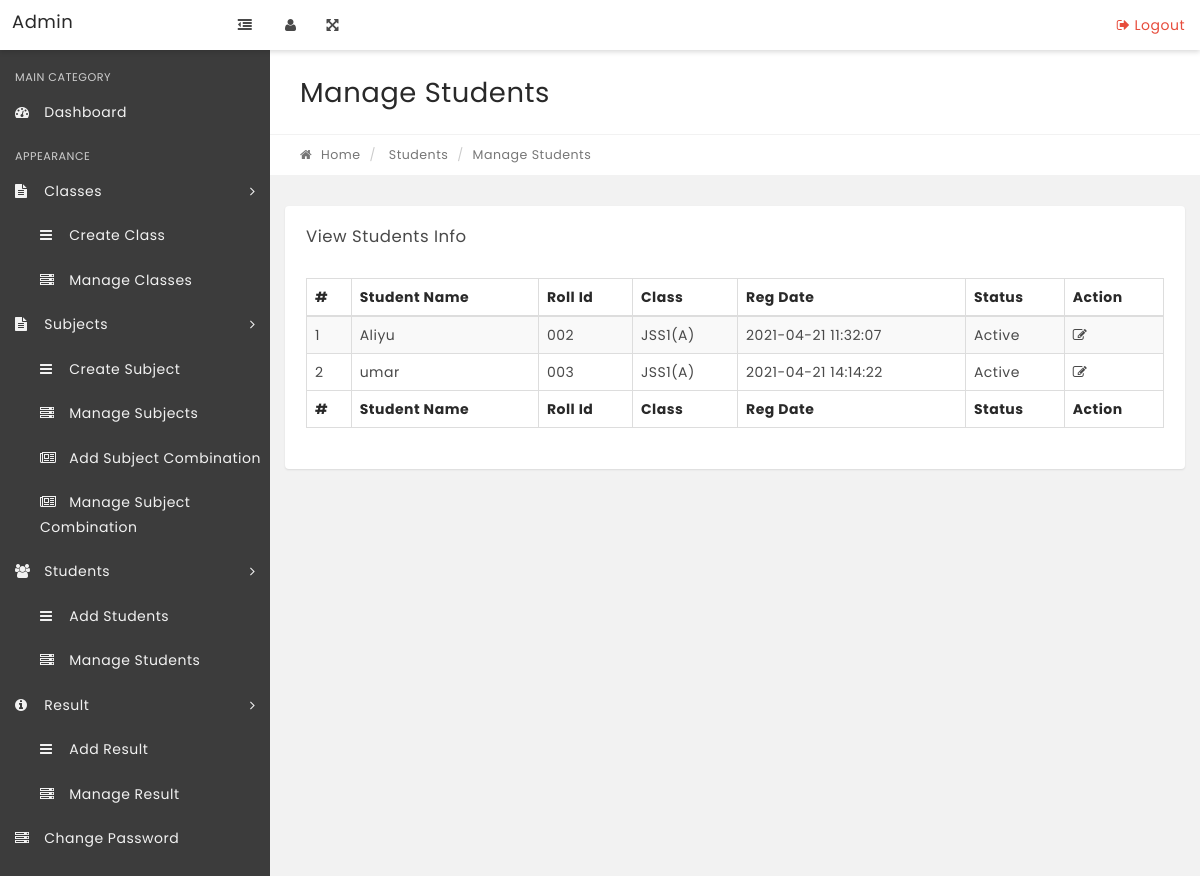
/manage-students.php, run on the app's committed database.
### tables this page shows
CREATE TABLE IF NOT EXISTS `tblstudents` (
  `StudentId` int(11) NOT NULL AUTO_INCREMENT,
  `StudentName` varchar(100) NOT NULL,
  `LastName` varchar(30) NOT NULL,
  `RollId` varchar(100) NOT NULL,
  `StudentEmail` varchar(100) NOT NULL,
  `Gender` varchar(10) NOT NULL,
  `DOB` varchar(100) NOT NULL,
  `ClassId` int(11) NOT NULL,
  `SectionName` varchar(30) NOT NULL,
  `RegDate` timestamp NOT NULL DEFAULT CURRENT_TIMESTAMP,
  `UpdationDate` timestamp NULL DEFAULT NULL ON UPDATE CURRENT_TIMESTAMP,
  `Status` int(1) NOT NULL,
  `FName` varchar(30) NOT NULL,
  `Address` varchar(255) NOT NULL,
  `PHONE` varchar(30) NOT NULL,
  `Occopation` varchar(30) NOT NULL,
  `Studentimage_url` text NOT NULL,
  `StateOrigin` varchar(30) NOT NULL,
  `LocalGA` varchar(30) NOT NULL,
  PRIMARY KEY (`StudentId`)
);

CREATE TABLE IF NOT EXISTS `tblclasses` (
  `id` int(11) NOT NULL AUTO_INCREMENT,
  `ClassName` varchar(80) DEFAULT NULL,
  `ClassNameNumeric` int(4) NOT NULL,
  `Section` varchar(5) NOT NULL,
  `CreationDate` timestamp NOT NULL DEFAULT CURRENT_TIMESTAMP,
  `UpdationDate` timestamp NOT NULL DEFAULT '0000-00-00 00:00:00' ON UPDATE CURRENT_TIMESTAMP,
  PRIMARY KEY (`id`)
);

### manage-students.php (the view, shortened to what this page needs)
<?php
include('includes/config.php');
if(strlen($_SESSION['alogin'])=="")
    {
    header("Location: index.php");
    }
    else{
?>
<!DOCTYPE html>
<html lang="en">
    <head>
        <link rel="stylesheet" href="css/bootstrap.min.css" media="screen" >
        <link rel="stylesheet" href="css/font-awesome.min.css" media="screen" >
        <link rel="stylesheet" href="css/animate-css/animate.min.css" media="screen" >
        <link rel="stylesheet" href="css/lobipanel/lobipanel.min.css" media="screen" >
        <link rel="stylesheet" href="css/prism/prism.css" media="screen" >
        <link rel="stylesheet" type="text/css" href="js/DataTables/datatables.min.css"/>
        <link rel="stylesheet" href="css/main.css" media="screen" >
    </head>
    <body class="top-navbar-fixed">
        <div class="main-wrapper">
   <?php include('includes/topbar.php');?>
            <div class="content-wrapper">
                <div class="content-container">
<?php include('includes/leftbar.php');?>
                    <div class="main-page">
                        <div class="container-fluid">
                            <div class="row page-title-div">
                                <div class="col-md-6">
                                    <h2 class="title">Manage Students</h2>
                                </div>
                            </div>
                            <div class="row breadcrumb-div">
                                <div class="col-md-6">
                                    <ul class="breadcrumb">
            							<li><a href="dashboard.php"><i class="fa fa-home"></i> Home</a></li>
                                        <li> Students</li>
            							<li class="active">Manage Students</li>
            						</ul>
                                </div>
                            </div>
                        </div>
                        <section class="section">
                            <div class="container-fluid">
                                <div class="row">
                                    <div class="col-md-12">
                                        <div class="panel">
                                            <div class="panel-heading">
                                                <div class="panel-title">
                                                    <h5>View Students Info</h5>
                                                </div>
                                            </div>
                                            <div class="panel-body p-20">
                                                <table id="example" class="display table table-striped table-bordered" cellspacing="0" width="100%">
                                                    <thead>
                                                        <tr>
                                                            <th>#</th>
                                                            <th>Student Name</th>
                                                            <th>Roll Id</th>
                                                            <th>Class</th>
                                                            <th>Reg Date</th>
                                                            <th>Status</th>
                                                            <th>Action</th>
                                                        </tr>
                                                    </thead>
                                                    <tfoot>
                                                        <tr>
                                                          <th>#</th>
                                                            <th>Student Name</th>
                                                            <th>Roll Id</th>
                                                            <th>Class</th>
                                                            <th>Reg Date</th>
                                                            <th>Status</th>
                                                            <th>Action</th>
                                                        </tr>
                                                    </tfoot>
                                                    <tbody>
<?php $sql = "SELECT tblstudents.StudentName,tblstudents.RollId,tblstudents.RegDate,tblstudents.StudentId,tblstudents.Status,tblclasses.ClassName,tblclasses.Section from tblstudents join tblclasses on tblclasses.id=tblstudents.ClassId";
$query = $dbh->prepare($sql);
$query->execute();
$results=$query->fetchAll(PDO::FETCH_OBJ);
$cnt=1;
if($query->rowCount() > 0)
{
foreach($results as $result)
{   ?>
<tr>
 <td><?php echo htmlentities($cnt);?></td>
                                                            <td><?php echo htmlentities($result->StudentName);?></td>
                                                            <td><?php echo htmlentities($result->RollId);?></td>
                                                            <td><?php echo htmlentities($result->ClassName);?>(<?php echo htmlentities($result->Section);?>)</td>
                                                            <td><?php echo htmlentities($result->RegDate);?></td>
                                                             <td><?php if($result->Status==1){
echo htmlentities('Active');
}
else{
   echo htmlentities('Blocked');
}
                                                                ?></td>
<td>
<a href="edit-student.php?stid=<?php echo htmlentities($result->StudentId);?>"><i class="fa fa-edit" title="Edit Record"></i> </a>
</td>
</tr>
<?php $cnt=$cnt+1;}} ?>
                                                    </tbody>
                                                </table>
                                            </div>
                                        </div>
                                    </div>
                                                </div>
                                            </div>
                                        </div>
                                    </div>
                                </div>
                            </div>
    </body>
</html>
<?php } ?>

### data on the page
tblstudents: StudentName "Aliyu", RollId "002", ClassId.ClassName "JSS1", ClassId.Section "A", RegDate "2021-04-21 11:32:07"
tblstudents: StudentName "umar", RollId "003", ClassId.ClassName "JSS1", ClassId.Section "A", RegDate "2021-04-21 14:14:22"
